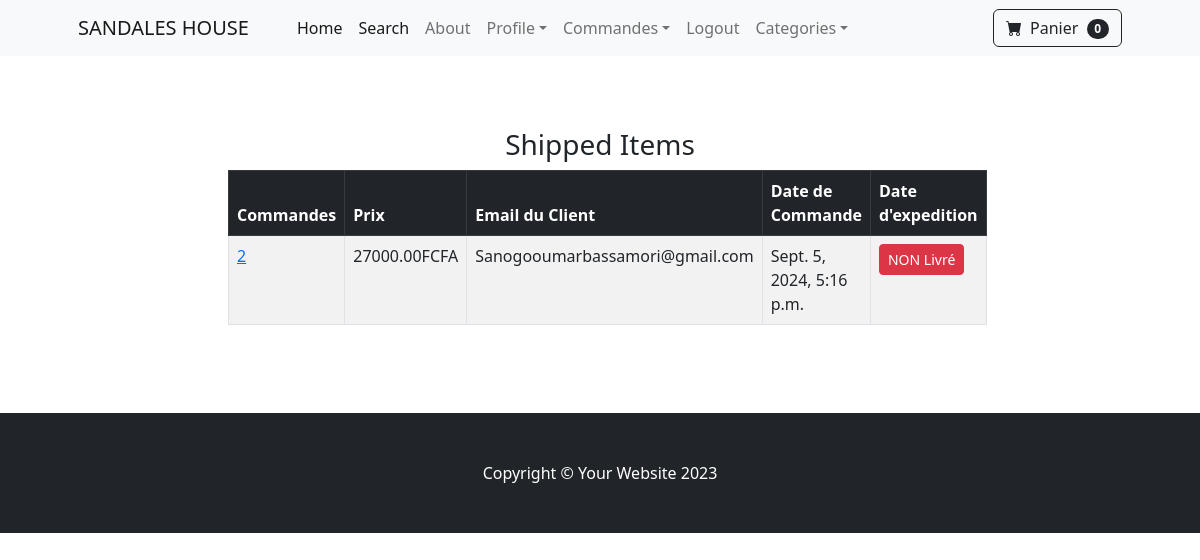
Page /payement_success/shipped_dash/ (signed in) on the committed database.
### payement/models.py (models this page shows, shortened)
class Order(models.Model):
    user = models.ForeignKey(User, on_delete=models.CASCADE, null=True,blank=True)
    full_name = models.CharField(max_length=250)
    email = models.EmailField(max_length=250)
    shipping_address = models.TextField(max_length=15000)
    amount_paid = models.DecimalField(max_digits=7, decimal_places=2)
    date_ordered = models.DateTimeField(auto_now_add=True)
    shipped = models.BooleanField(default=False)
    date_shipped = models.DateTimeField(blank=True,null=True)

### payement/views.py (the view, shortened to what this page needs)
# urls.py: path('shipped_dash/', views.shipped_dash, name='shipped_dash'),
def shipped_dash(request):
    if request.user.is_authenticated and request.user.is_superuser:
        orders = Order.objects.filter(shipped=True)
        return render(request, "payement/shipped_dash.html",{"orders":orders})
    else:
        messages.success(request, " Accès Interdit!!!!")
        return redirect('home')

### cart/cart.py (called while the page is built)
    def __len__(self):
        return len(self.cart)

### cart/context_processors.py (called while the page is built)
def cart(request):
    return {'cart': Cart(request)}

### payement/templates/payement/shipped_dash.html (shortened to what this page needs)
{% extends 'base.html' %}
{% block content %}
<div class="container">
        <div class="row">
            <center>
                <div class="col-8">
                    <br/><br/><br/>
                    <h3>Shipped Items</h3>
                    <table class="table table-striped table-hover table-bordered">
                        <thead class="table-dark">
                          <tr>
                            <th scope="col">Commandes</th>
                            <th scope="col">Prix</th>
                            <th scope="col">Email du Client</th>
                            <th scope="col">Date de Commande</th>
                            <th scope="col">Date d'expedition</th>
                          </tr>
                        </thead>
                        <tbody>
                            {% for item  in orders %}
                            <tr>
                                <td><a href="{% url 'orders' item.id %}">{{ item.id }}</a></td>
                                <td>{{ item.amount_paid }}FCFA</td>
                                <td>{{ item.email }}</td>
                                <td>{{ item.date_shipped }}</td>
                                <td>
                                    <form method="POST">
                                        <button type="submit" class="btn btn-danger btn-sm" >NON Livré</button>
                                    </form>
                                </td>
                              </tr>
                            {% endfor %}
                        </tbody>
                      </table>
            <br/><br/><br/>
                </div>
            </center>
        </div>
    </div>
{% endblock  %}

### rows in the picture
Order: id "2", amount_paid "27000.00", email "Sanogooumarbassamori@gmail.com", date_shipped "Sept. 5, 2024, 5:16 p.m."

### other values in the picture
{{ cart|length }} "0"
